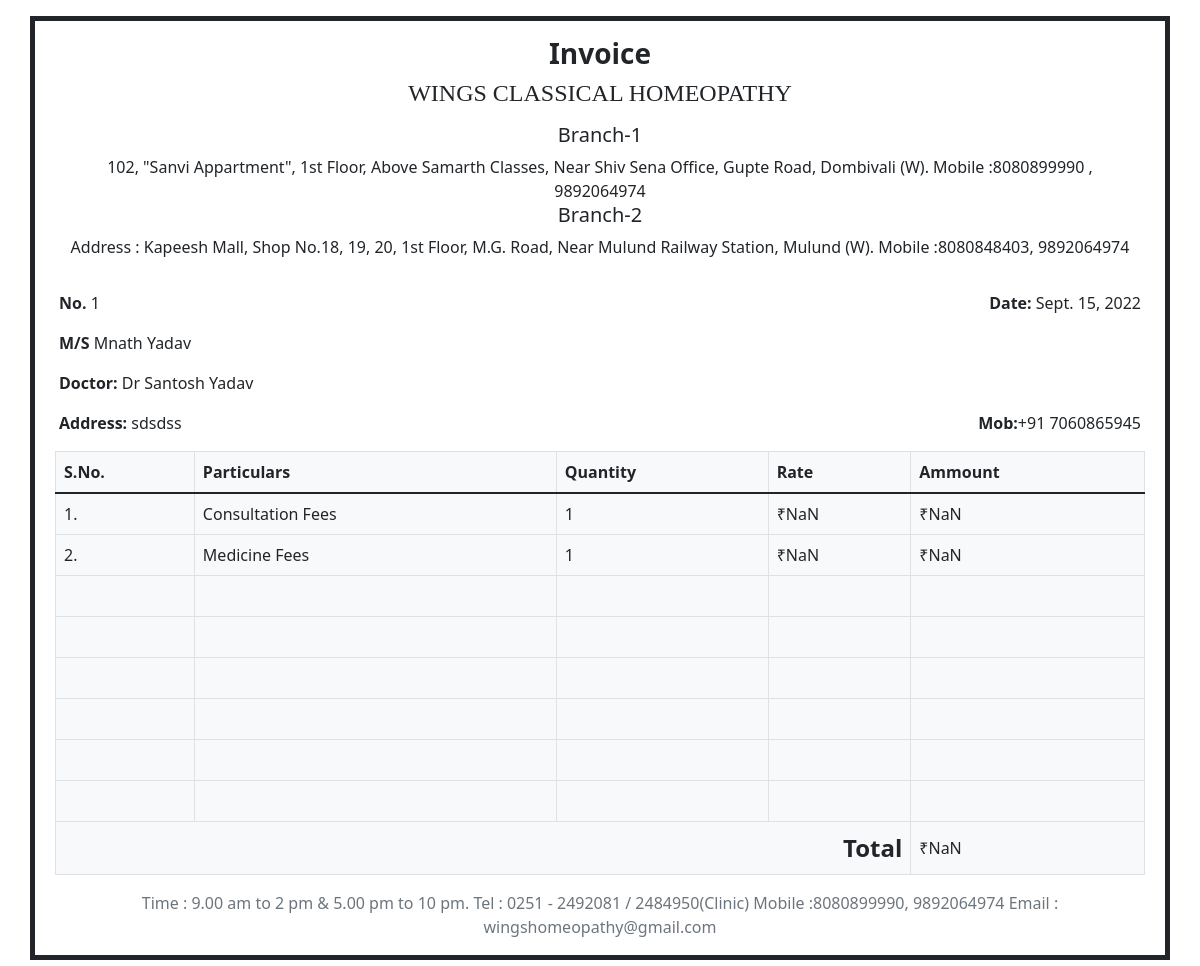
The page /invoice/1/print/ (signed in) on the database its author committed.
### patients/models/invoice.py (models this page shows, shortened)
class Invoice(models.Model):
    id = models.AutoField(primary_key=True)
    patient = models.ForeignKey(Patient, on_delete=models.DO_NOTHING)
    doctor = models.ForeignKey(Doctor, on_delete=models.DO_NOTHING)
    date = models.DateField(blank=True, null=True, auto_now_add=True)
    time = models.TimeField(auto_now_add=True, blank=True, null=True)
    consulation_fee = models.PositiveSmallIntegerField(
        blank=True, null=True, default=config('CONSULTATION_FEE'))
    medicine_fee = models.PositiveSmallIntegerField(blank=True, null=True)
    total_fee = models.PositiveSmallIntegerField(blank=True, null=True)

### patients/models/patient.py (models this page shows, shortened)
class Patient(models.Model):
    id = models.AutoField(primary_key=True)
    first_name = models.CharField(max_length=100)
    last_name = models.CharField(max_length=100, blank=True, null=True)
    phone_no = models.CharField(max_length=10, blank=True, null=True)
    age = models.PositiveSmallIntegerField(
        blank=True,
        null=True,
        validators=[MaxValueValidator(100),
                    MinValueValidator(1)])
    admitted_at = models.DateField(auto_now_add=True, blank=True, null=True)
    email = models.EmailField(blank=True, null=True)
    address = models.CharField(max_length=200, blank=True, null=True)
    occupation = models.CharField(max_length=100, blank=True, null=True)
    ailment = models.CharField(max_length=100, blank=True, null=True)

### patients/models/doctor.py (models this page shows, shortened)
class Doctor(models.Model):
    id = models.AutoField(primary_key=True)
    first_name = models.CharField(max_length=100)
    last_name = models.CharField(max_length=100, blank=True, null=True)
    phone_no = models.CharField(max_length=10, blank=True, null=True)
    email = models.EmailField(blank=True, null=True)
    age = models.PositiveSmallIntegerField(
        blank=True,
        null=True,
        validators=[MaxValueValidator(100),
                    MinValueValidator(1)])
    address = models.CharField(max_length=200, blank=True, null=True)
    specialization = models.CharField(max_length=100, blank=True, null=True)

### patients/views/invoice.py (the view)
# urls.py: path('invoice/<int:pk>/print/', invoice_print, name='invoice_print'),
@login_required(login_url=LOGIN_URL)
def invoice_print(request, pk):
    if cache.get(f'invoice{pk}'):
        invoice = cache.get(f'invoice{pk}')
    else:
        invoice = Invoice.objects.get(pk=pk)
        cache.set(f'invoice{pk}', invoice)
    context = {'invoice': invoice, 'blank_row': range(6)}
    return render(request, 'invoices/print.html', context)

### templates/invoices/print.html (shortened to what this page needs)
{% load static %}
<!DOCTYPE html>
<html lang="en">
<head>
	<link href="https://cdn.jsdelivr.net/npm/bootstrap@5.1.3/dist/css/bootstrap.min.css" rel="stylesheet"
>
</head>
<body class="p-3">
	<main class="container border border-5 border-dark w-100 h-100">
		<div class="text-center p-3">
			<h3 class="fw-bold">
				Invoice
			</h3>
			<h4 style="text-transform: uppercase; font-family: 'Times New Roman', Times, serif;">
				Wings Classical HomeoPathy
			</h4>
			<p>
				<h5>Branch-1</h5>
				 102, "Sanvi Appartment", 1st Floor, Above Samarth Classes,
				Near Shiv Sena Office, Gupte Road, Dombivali (W).
				Mobile	:8080899990 , 9892064974
				<h5>Branch-2</h5>
				Address	:	Kapeesh Mall, Shop No.18, 19, 20, 1st Floor, M.G. Road,
				Near Mulund Railway Station, Mulund (W).
				Mobile	:8080848403, 9892064974
			</p>
		</div>
		<div class="container d-flex justify-content-between">
			<p class="flex-start"><b>No.</b> {{ invoice.id }}</p>
			<p class="flex-end"><b>Date:</b> {{ invoice.date }}</p>
		</div>
		<div class="container">
			<p style="text-transform: capitalize;">
				<b>M/s</b> {{ invoice.patient.first_name }} {{ invoice.patient.last_name }}
			</p>
		</div>
		<div class="container">
			<p style="text-transform: capitalize;">
				<b>Doctor:</b> {{ invoice.doctor.first_name }} {{ invoice.doctor.last_name }}
			</p>
		</div>
		<div class="container d-flex justify-content-between">
			<p><b>Address:</b> {{ invoice.patient.address }}</p>
			<p><b>Mob:</b>+91 {{ invoice.patient.phone_no }}</p>
		</div>
		<div class="px-2">
			<table class="table bg-light table-bordered align-middle">
				<thead>
					<tr>
						<th scope="col">S.No.</th>
						<th scope="col">Particulars</th>
						<th scope="col">Quantity</th>
						<th scope="col">Rate</th>
						<th scope="col">Ammount</th>
					</tr>
				</thead>
				<tbody>
					<tr>
						<td>1.</td>
						<td>Consultation Fees</td>
						<td>1</td>
						<td class="money">{{ invoice.consulation_fee }}</td>
						<td class="money">{{ invoice.consulation_fee }}</td>
					</tr>
					<tr>
						<td>2.</td>
						<td>Medicine Fees</td>
						<td>1</td>
						<td class="money">{{ invoice.medicine_fee }}</td>
						<td class="money">{{ invoice.medicine_fee }}</td>
					</tr>
					{% for i in blank_row %}
					<tr>
						<td>&nbsp;</td>
						<td>&nbsp;</td>
						<td>&nbsp;</td>
						<td>&nbsp;</td>
						<td>&nbsp;</td>
					</tr>
					{% endfor %}
					<tr>
						<td class="fw-bold fs-4" style="text-align: right;" colspan="4">
							Total
						</td>
						<td class="money">{{ invoice.total_fee }}</td>
					</tr>
				</tbody>
			</table>
		</div>
		<div class="container text-center text-secondary">
			<p>
				Time	:	9.00 am to 2 pm & 5.00 pm to 10 pm.
				Tel	:	0251 - 2492081 / 2484950(Clinic)
				Mobile	:8080899990, 9892064974
				Email	:	wingshomeopathy@gmail.com
			</p>
		</div>
	</main>
</body>
</html>

### rows shown on the page
Invoice: id "1", date "Sept. 15, 2022", patient.first_name "Mnath", patient.last_name "Yadav", doctor.first_name "Dr Santosh", doctor.last_name "Yadav", patient.address "sdsdss", patient.phone_no "7060865945"
